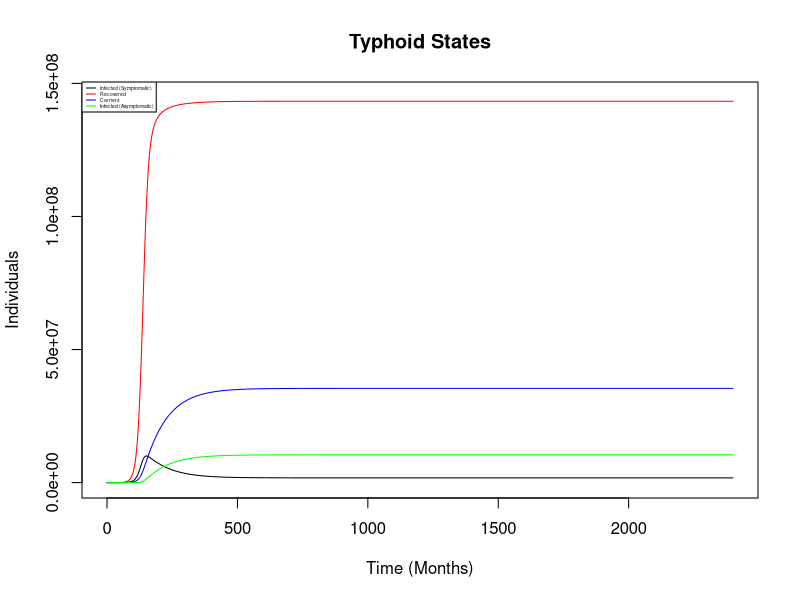
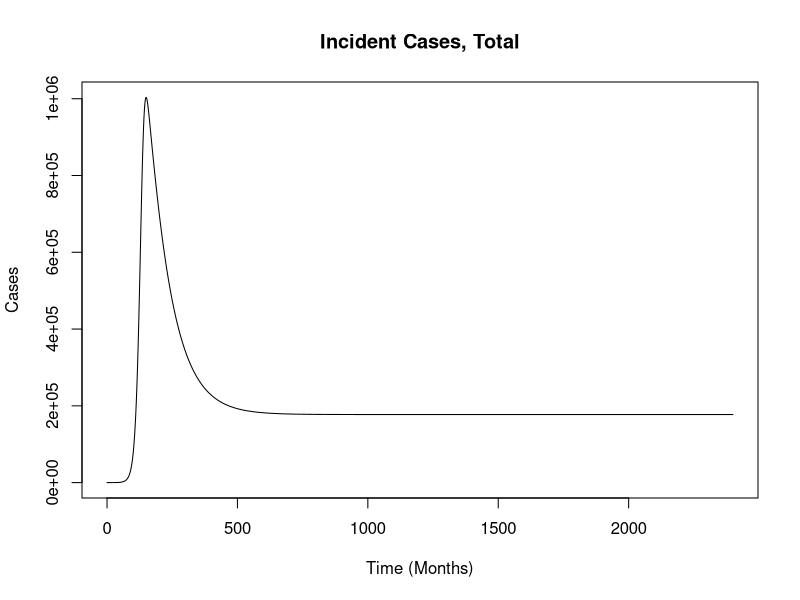
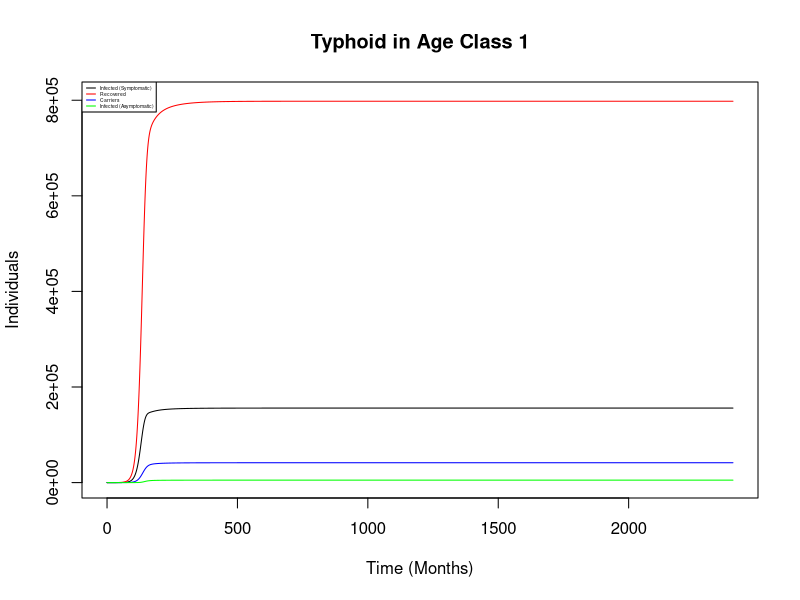
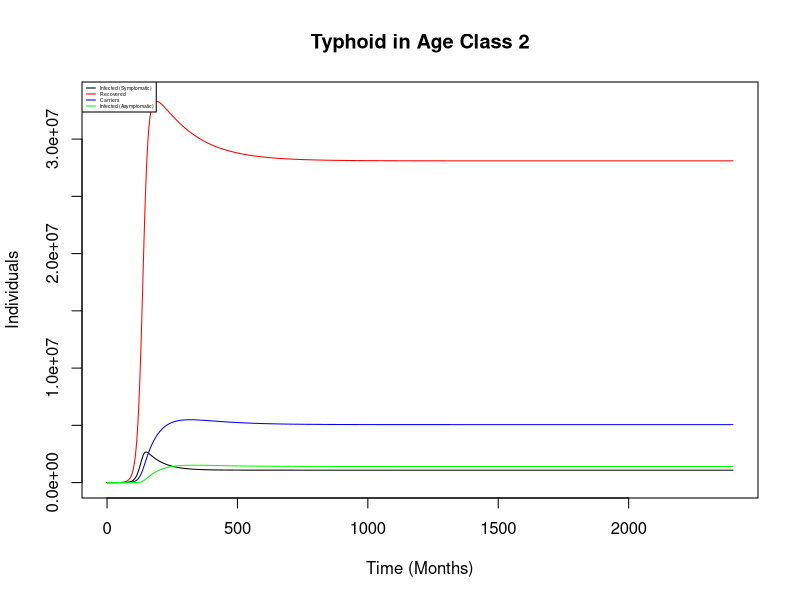
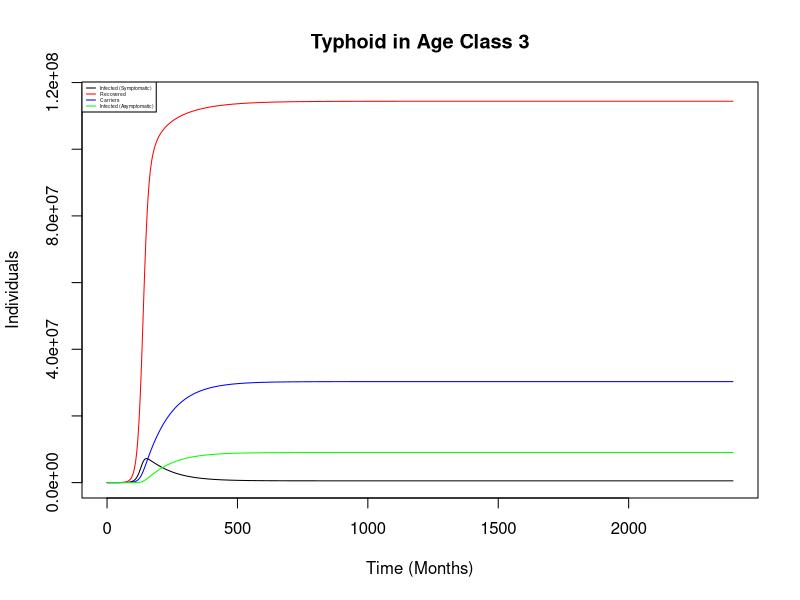
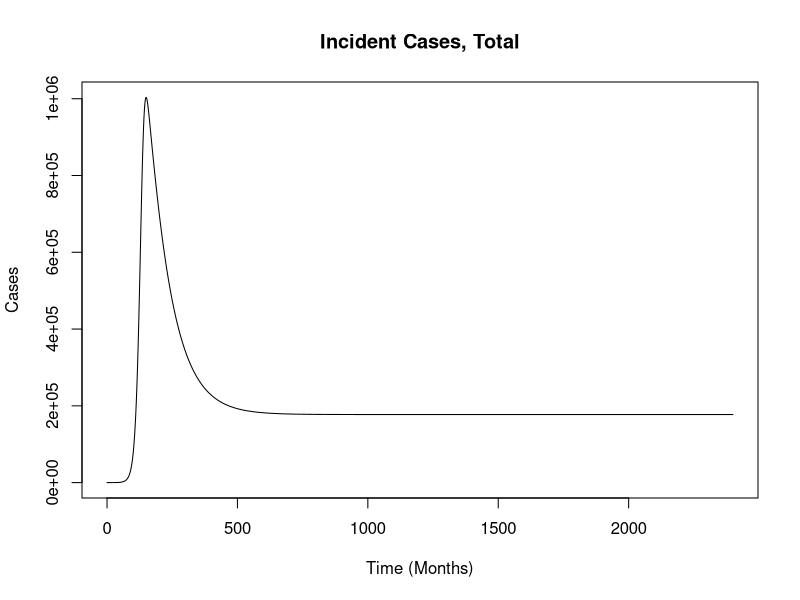
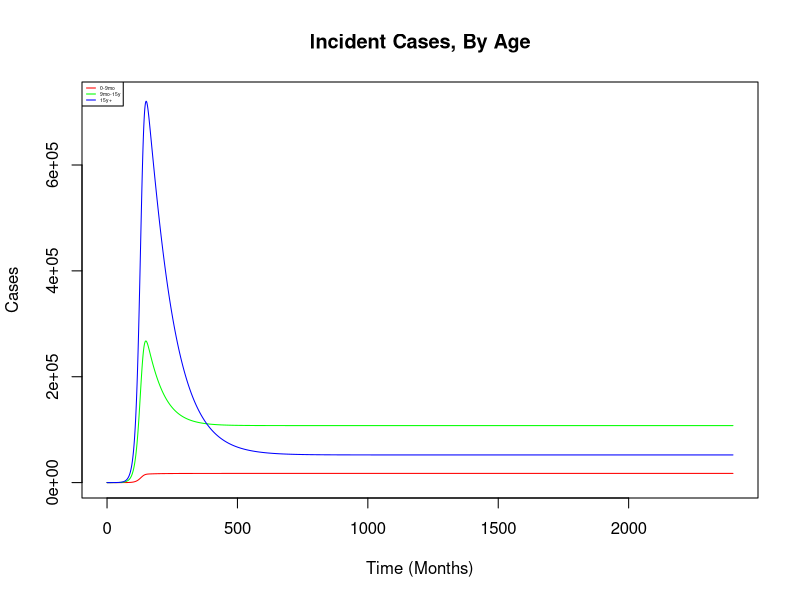
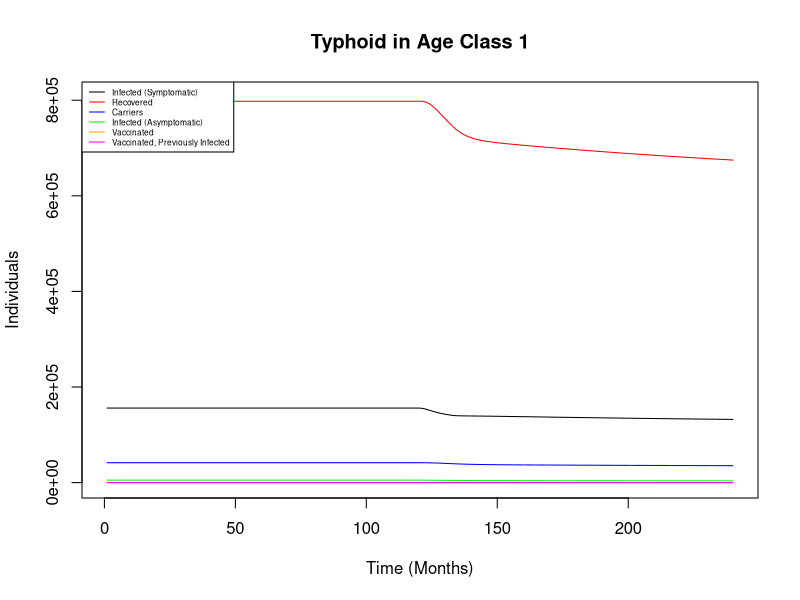

Source code (R) for these figures, in order: (Note: this script raises an error after producing the figures.)
library(deSolve)

######################## Typhoid model (no age structure, no vaccination)  ########################

typhoid_model <- function(times,yinit,pars){
  
  with(as.list(c(yinit,pars)), {
    # We need to run the model for a "burn-in period" of 200 years 
    # to get the "equilibrium" number of people in each state

    # get total population
    N = sum(yinit)
    
    # define demographic parameters 
    births <- mu_0*N
    die <- mu_0
    
    # Calculate force of infection vector
    lambda<- beta_0*sum(I_S, r_a*I_A, r_c*C) # =(I_S + r_a*I_A + r_C*I_C) 
    
    #differential equations
    # Susceptibles
    dS <- births - lambda*S - die*S 
    # Infecteds
    dI_S <- lambda*S - delta*I_S - die*I_S
    # Recovereds
    dR <- delta*(1-theta)*I_S + delta*I_A - w*R - die*R
    # Carriers
    dC <- delta*theta*I_S - die*C
    # Susceptible -- Previously Infected
    dS_R <- w*R - lambda*S_R - die*S_R
    # Infected -- Previously Infected (Asymptomatic)
    dI_A <- lambda*S_R - delta*I_A - die*I_A

    return(list(c(dS, dI_S, dR, dC, dS_R, dI_A)))})	
  
}
	
################## Setting Parameters ##################

#Demographic parameters (times in months)
pop0<- 1.35e9 # population size
mu_0 = 0.0015  # birth rate = death rate

#Transmission Parameter
beta_0 = .75e-9 # baseline transmission rate

#Infection parameters
delta = 1 #1/duration of infectiousness
theta = .03 # proportion of infected who become carriers
r_c = .25 # relative infectiousness of chronic carriers
r_a = .33 # relative infectiousness of asymptomatic (subsequent) infections
w = 1/12 # 1/duration of immunity from natural infection (rate at which immunity wanes after infection)
rep = 0.1 # probability of symptomatic disease (first infections)

# Save the parameter values
pars <- cbind(mu_0, beta_0, delta, theta, r_c, r_a, w)

############### Setting Time Frame ####################

start_burnin = 0 # start date
end_burnin = 200*12 #NOTE: time is in months. Set to 100 for burn-in, and extend to run longer
times_burnin <- seq(start_burnin, end_burnin, by = 1) # gives a sequence from start to end in increments of 1

############ Setting Initial Conditions ###############

init_prev <- .0000001   #initial prevalence (assume epidemic begins with very low prevalence)

# Create Matrix of Initial State Variables: 6 Disease Compartments
yinit_in <- c(S =(1-init_prev)*pop0, # assume everyone except those infected are susceptible to begin with
              I_S = init_prev*pop0, 
              R=0, 
              C=0, 
              S_R=0, 
              I_A=0)

############# Running The Model ####################

results <- as.data.frame(ode(y=yinit_in, times=times_burnin, func=typhoid_model, parms=pars, method='rk4'))

## calculate incident cases

# Calculate the incidence rate of new infections (aka the "force of infection")
incidence_rate_lambda = beta_0*(results[,'I_S'] + r_a*results[,'I_A'] + r_c*results[,'C'])

# Calculate the number of new cases at each time point 
incidence_total = rep*results[,'S']*incidence_rate_lambda

############# Plotting Results ######################

## State Variable Plots for Each Age Group ##
plot(times_burnin, results$I_S, type= "l", col = 'black',ylab="Individuals",xlab="Time (Months)", main = "Typhoid States", ylim=c(0,1.01*max(results$I_S,results$R,results$C,results$I_A)))
lines(times_burnin, results$R, col = 'red')
lines(times_burnin, results$C, col = 'blue' )
lines(times_burnin, results$I_A, col = 'green')
#lines(times_burnin, results$S, col = 'orange')

legend("topleft",legend=c("Infected (Symptomatic)","Recovered","Carriers","Infected (Asymptomatic)"), 
       col=c("black","red","blue","green"),
       lty=1, ncol=1, cex =.3, pt.cex = 1)

## Incidence Plot ##
plot(times_burnin, incidence_total,type= "l", col='black', ylab="Cases",xlab="Time (Months)",main="Incident Cases, Total")

############ Question 3 ##############

## Incidence rate calculation
## rate per 100,000 is calculated as (cases/population)*100,000

# Get annual incidence rate (per 100K people) at end of burn-in period 
incidence =12*sum(incidence_total[end_burnin])/pop0*1e5
print(incidence)

######################## Typhoid age model (age structure, no vaccination)  ########################

typhoid_age_model <- function(times,yinit,pars){
  
  with(as.list(c(yinit,pars)), {
    # We need to run the model for a "burn-in period" of 100 years 
    # to get the "equilibrium" number of people in each state
    
    # get total population
    N = sum(yinit)
    
    # Define each model state as a vector of states for each age group
    S = c(S1, S2, S3)
    I_S = c(I_S1, I_S2, I_S3)
    R = c(R1, R2, R3)
    C = c(C1, C2, C3)
    S_R = c(S_R1, S_R2, S_R3)
    I_A = c(I_A1, I_A2, I_A3)
    
    # put demographic parameters into vectors for easier calculation
    births <- c(mu_0*N, 0, 0)
    age_in <- c(0, mu_1, mu_2) #demographic in-flow vector for non-susceptible states (multiplies by age group below)
    age_out = c(mu_1 ,mu_2, 0) #demographic outflow vector for all states
    die <- mu_3
    
    # Calculate force of infection vector
    lambda<- beta_0*sum(I_S, r_a*I_A, r_c*C)
    
    #differential equations
    # Susceptibles
    dS <- births - lambda*S  + age_in*c(0,S[1],S[2]) - age_out*S - die*S 
    # Infecteds
    dI_S <- lambda*S - delta*I_S + age_in*c(0,I_S[1],I_S[2]) - age_out*I_S - die*I_S
    # Recovereds
    dR <- delta*(1-theta)*I_S + delta*I_A - w*R + age_in*c(0,R[1],R[2]) - age_out*R - die*R
    # Carriers
    dC <- delta*theta*I_S  + age_in*c(0,C[1],C[2]) - age_out*C - die*C
    # Susceptible -- Previously Infected
    dS_R <- w*R - lambda*S_R + age_in*c(0,S_R[1],S_R[2]) - age_out*S_R - die*S_R
    # Infected -- Previously Infected (Asymptomatic)
    dI_A <- lambda*S_R - delta*I_A + age_in*c(0,I_A[1],I_A[2]) - age_out*I_A - die*I_A
    
    return(list(c(dS, dI_S, dR, dC, dS_R, dI_A)))})	
  
}

## Additional demographic parameters (times in months)
pop_dist <- c(.1,.3,.6)  #initial population age distribution (this will also equilibrate during the burn-in period)

mu_0 = 0.0015  # Birth rate
mu_1 = 1/9   # Rate at which people age out of first age class/into second age class
mu_2 = 1/(14.25*12) # Rate at which people age out of second age class/into third age class
mu_3 = mu_0   # set death rate equal to birth rate to keep population constant

# Save the parameter values
pars_age <- cbind(mu_0, mu_1, mu_2, mu_3, beta_0, delta, theta, r_c, r_a, w)

## Initial Conditions 

# Create Matrix of Initial State Variables: 3 Age Groups, 6 Disease Compartments
yinit_in <- c(S =(1-init_prev)*pop0*pop_dist, # assume everyone except those infected are susceptible to begin with
              I_S = init_prev*pop0*pop_dist, 
              R=rep(0,3), 
              C=rep(0,3), 
              S_R=rep(0,3), 
              I_A=rep(0,3))

############# Running The Model ####################

results <- as.data.frame(ode(y=yinit_in, times=times_burnin, func=typhoid_age_model, parms=pars_age,
	method='rk4'))

## calculate total and age-specific incident cases

# Calculate the incidence rate of new infections (aka the "force of infection")
incidence_rate_lambda = beta_0*(rowSums(results[,c('I_S1','I_S2','I_S3')]) + 
                                  r_a*rowSums(results[,c('I_A1','I_A2','I_A3')])+
                                  r_c*rowSums(results[,c('C1','C2','C3')]))

# Calculate the number of new cases at each time point overall and for each age group
incidence_total = rep*rowSums(results[,c('S1','S2','S3')])*incidence_rate_lambda

incidence1 = rep*results$S1*incidence_rate_lambda
incidence2 = rep*results$S2*incidence_rate_lambda
incidence3 = rep*results$S3*incidence_rate_lambda


############# Plotting Results ######################

## State Variable Plots for Each Age Group ##
plot(times_burnin, results$I_S1, type= "l", col = 'black',ylab="Individuals",
     xlab="Time (Months)", main = "Typhoid in Age Class 1", 
     ylim=c(0,1.01*max(results$I_S1,results$R1,results$C1,results$I_A1)))
lines(times_burnin, results$R1, col = 'red')
lines(times_burnin, results$C1, col = 'blue' )
lines(times_burnin, results$I_A1, col = 'green')
legend("topleft",legend=c("Infected (Symptomatic)","Recovered","Carriers","Infected (Asymptomatic)"), 
       col=c("black","red","blue","green"),
       lty=1, ncol=1, cex =.3, pt.cex = 1)

plot(times_burnin, results$I_S2, type= "l", col = 'black',ylab="Individuals",
     xlab="Time (Months)", main = "Typhoid in Age Class 2", 
     ylim=c(0,1.01*max(results$I_S2,results$R2,results$C2,results$I_A2)))
lines(times_burnin, results$R2, col = 'red')
lines(times_burnin, results$C2, col = 'blue' )
lines(times_burnin, results$I_A2, col = 'green')
legend("topleft",legend=c("Infected (Symptomatic)","Recovered","Carriers","Infected (Asymptomatic)"), 
       col=c("black","red","blue","green"),
       lty=1, ncol=1, cex =.3, pt.cex = 1)

plot(times_burnin, results$I_S3, type= "l", col = 'black',ylab="Individuals",
     xlab="Time (Months)", main = "Typhoid in Age Class 3", 
     ylim=c(0,1.01*max(results$I_S3,results$R3,results$C3,results$I_A3)))
lines(times_burnin, results$R3, col = 'red')
lines(times_burnin, results$C3, col = 'blue' )
lines(times_burnin, results$I_A3, col = 'green')
legend("topleft",legend=c("Infected (Symptomatic)","Recovered","Carriers","Infected (Asymptomatic)"), 
       col=c("black","red","blue","green"),
       lty=1, ncol=1, cex =.3, pt.cex = 1)

## Incidence Plots ##
plot(times_burnin, incidence_total,type= "l", col='black', ylab="Cases",xlab="Time (Months)",
     main="Incident Cases, Total")

plot(times_burnin, incidence1, type= "l", col='red', ylab="Cases",xlab="Time (Months)",
     main="Incident Cases, By Age", ylim=c(0,1.01*max(incidence1,incidence2,incidence3)))
lines(times_burnin, incidence2, col='green')
lines(times_burnin, incidence3, col='blue')
legend("topleft",legend=c("0-9mo","9mo-15y","15y+"), 
       col=c("red","green","blue"),
       lty=1, ncol=1, cex =.3, pt.cex = 1)

############ Question 4 ##############

## Incidence rate calculation
## rate per 100,000 is calculated as (cases/population)*100,000

# Get incidence at end of burn-in period (annual incidence ~ 12 months/year * monthly incidence)
incidence = 12*incidence_total[end_burnin]/pop0*1e5

# Average age of infection: age-group midpoint age * weight, weight = incident cases in age group/total incident cases
Avg_AoI = (.375*incidence1[end_burnin] + 7.5*incidence2[end_burnin] + (68.5/2)*incidence3[end_burnin])/incidence_total[end_burnin]

print(incidence)
print(Avg_AoI)

######################## Question 5 ################################

######################## Typhoid Vaccine model  ########################

typhoid_vaccine_model <- function(times,yinit,pars){
  
  with(as.list(c(yinit,pars)), {
    # Initialize the model with the equilibrium state variables (at the end of the burn-in period)
    # Run the model for 10 years to get the "no vaccination" number of people in each state
    # Run the model for another 10 years with different vaccine coverage levels for different age classes
    
    # get total population
    N = sum(yinit)
    
    #set up vaccination vector
    if(times<10*12){
      kr = 0
      kc = 0
    } else {
      if(times<11*12) { #vaccination campaign is implemented over the first year
        kr = cov_routine
        kc = cov_campaign
      }
      else { #routine vaccination continues until end of the simulation
        kr = cov_routine
        kc = 0
      }
    }
    
    # Define each model state as a vector of states for each age group
    S = c(S1, S2, S3)
    I_S = c(I_S1, I_S2, I_S3)
    R = c(R1, R2, R3)
    C = c(C1, C2, C3)
    S_R = c(S_R1, S_R2, S_R3)
    I_A = c(I_A1, I_A2, I_A3)
    V_1= c(V_11, V_12, V_13)
    V_2 = c(V_21, V_22, V_23)
    
    # put demographic parameters into vectors for easier calculation
    births <- c(mu_0*N, 0, 0)
    age_in <- c(0, mu_1, mu_2) #demographic in-flow vector for non-susceptible states (multiplies by age group below)
    age_out = c(mu_1 ,mu_2, 0) #demographic outflow vector for all states
    die <- mu_3
    
    # Calculate force of infection vector
    lambda<- beta_0*sum(I_S, r_a*I_A, r_c*C)
    
    #differential equations
    # Susceptibles
    dS <- births - lambda*S  + w_v*V_1 + age_in*c(1,(1-kr*ve),1)*c(0,S[1],S[2]) - c(0,kc*ve,0)*S - age_out*S - die*S 
    # Infecteds
    dI_S <- lambda*S - delta*I_S + age_in*c(0,I_S[1],I_S[2]) - age_out*I_S - die*I_S
    # Recovereds
    dR <- delta*(1-theta)*I_S + delta*I_A - w*R + age_in*c(1,(1-kr*ve),1)*c(0,R[1],R[2]) - c(0,kc*ve,0)*R - age_out*R - die*R
    # Carriers
    dC <- delta*theta*I_S  + age_in*c(0,C[1],C[2]) - age_out*C - die*C
    # Susceptible -- Previously Infected
    dS_R <- w*R - lambda*S_R + w_v*V_2 + age_in*c(1,(1-kr*ve),1)*c(0,S_R[1],S_R[2]) - c(0,kc*ve,0)*S_R - age_out*S_R - die*S_R
    # Infected -- Previously Infected (Asymptomatic)
    dI_A <- lambda*S_R - delta*I_A + age_in*c(0,I_A[1],I_A[2]) - age_out*I_A - die*I_A
    # Vaccinated -- Never Infected
    dV_1 <- age_in*c(0,kr*ve,0)*c(0,S[1],S[2]) + c(0,kc*ve,0)*S - w_v*V_1 + age_in*c(0,V_1[1],V_1[2]) - age_out*V_1 - die*V_1
    # Vaccinated -- Previously Infected
    dV_2 <- age_in*c(0,kr*ve,0)*(c(0,S_R[1],S_R[2]) + c(0,R[1],R[2])) + c(0,kc*ve,0)*(S_R+R) - w_v*V_2 + age_in*c(0,V_2[1],V_2[2]) - age_out*V_2 - die*V_2
    
    return(list(c(dS, dI_S, dR, dC, dS_R, dI_A, dV_1, dV_2)))})	
  
}

#Vaccination parameters
cov_routine = .9   # routine vaccination coverage 
cov_campaign = .1   # catch-up coverage for second age class  
ve = .875 # Initial vaccine efficacy
w_v = 1/(15*12) # 1/duration of immunity from vaccine

# Save the parameter values
pars_vac <- cbind(mu_0, mu_1, mu_2, mu_3, beta_0, delta, theta, r_c, r_a, w, cov_routine, cov_campaign, ve, w_v)

## Set Time Frame 

start_time = 1 # start date
vac_time = 10*12 # date of vaccine introduction
end_time = 20*12 # end date
times <- seq(start_time, end_time, by = 1) # gives a sequence from start to end in increments of 1

## Initial Conditions 
# Create Matrix of Initial State Variables: 3 Age Groups, 8 Disease Compartments
# Initialize the model with the values of the state variables at the end of the burn-in period
yinit_vac <- c(S = c(results$S1[end_burnin], results$S2[end_burnin], results$S3[end_burnin]),
              I_S = c(results$I_S1[end_burnin], results$I_S2[end_burnin], results$I_S3[end_burnin]), 
              R=c(results$R1[end_burnin], results$R2[end_burnin], results$R3[end_burnin]), 
              C=c(results$C1[end_burnin], results$C2[end_burnin], results$C3[end_burnin]), 
              S_R=c(results$S_R1[end_burnin], results$S_R2[end_burnin], results$S_R3[end_burnin]), 
              I_A=c(results$I_A1[end_burnin], results$I_A2[end_burnin], results$I_A3[end_burnin]),
              V_1=rep(0,3),
              V_2=rep(0,3))

## Run The Model 

results_vacRC <- as.data.frame(ode(y=yinit_vac, times=times, func=typhoid_vaccine_model, parms=pars_vac,
                             method='rk4'))

## calculate total and age-specific incident cases

# Calculate the incidence rate of new infections (aka the "force of infection")
incidence_rate_lambda_vacRC = beta_0*(rowSums(results_vacRC[,c('I_S1','I_S2','I_S3')]) + 
                                  r_a*rowSums(results_vacRC[,c('I_A1','I_A2','I_A3')])+
                                  r_c*rowSums(results_vacRC[,c('C1','C2','C3')]))

# Calculate the number of new cases at each time point overall and for each age group
incidence_total_vacRC = rep*rowSums(results_vacRC[,c('S1','S2','S3')])*incidence_rate_lambda_vacRC
incidence1_vacRC = rep*results_vacRC$S1*incidence_rate_lambda_vacRC
incidence2_vacRC = rep*results_vacRC$S2*incidence_rate_lambda_vacRC
incidence3_vacRC = rep*results_vacRC$S3*incidence_rate_lambda_vacRC


## Plotting Results ##

## State Variable Plots for Each Age Group ##
plot(times, results_vacRC$I_S1, type= "l", col = 'black',ylab="Individuals",
     xlab="Time (Months)", main = "Typhoid in Age Class 1", 
     ylim=c(0,1.01*max(results_vacRC$I_S1,results_vacRC$R1,results_vacRC$C1,results_vacRC$I_A1,results_vacRC$V_11,results_vacRC$V_21)))
lines(times, results_vacRC$R1, col = 'red')
lines(times, results_vacRC$C1, col = 'blue' )
lines(times, results_vacRC$I_A1, col = 'green')
lines(times, results_vacRC$V_11, col = 'orange')
lines(times, results_vacRC$V_21, col = 'magenta' )
legend("topleft",legend=c("Infected (Symptomatic)","Recovered","Carriers","Infected (Asymptomatic)",
                          "Vaccinated", "Vaccinated, Previously Infected"), 
       col=c("black","red","blue","green","orange","magenta"),
       lty=1, ncol=1, cex =.5, pt.cex = 1)

plot(times, results_vacRC$I_S2, type= "l", col = 'black',ylab="Individuals",
     xlab="Time (Months)", main = "Typhoid in Age Class 2", 
     ylim=c(0,1.01*max(results_vacRC$I_S2,results_vacRC$R2,results_vacRC$C2,results_vacRC$I_A2,results_vacRC$V_12,results_vacRC$V_22)))
lines(times, results_vacRC$R2, col = 'red')
lines(times, results_vacRC$C2, col = 'blue' )
lines(times, results_vacRC$I_A2, col = 'green')
lines(times, results_vacRC$V_12, col = 'orange')
lines(times, results_vacRC$V_22, col = 'magenta' )
legend("topleft",legend=c("Infected (Symptomatic)","Recovered","Carriers","Infected (Asymptomatic)",
                          "Vaccinated", "Vaccinated, Previously Infected"), 
       col=c("black","red","blue","green","orange","magenta"),
       lty=1, ncol=1, cex =.5, pt.cex = 1)

plot(times, results_vacRC$I_S3, type= "l", col = 'black',ylab="Individuals",
     xlab="Time (Months)", main = "Typhoid in Age Class 3", 
     ylim=c(0,1.01*max(results_vacRC$I_S3,results_vacRC$R3,results_vacRC$C3,results_vacRC$I_A3,results_vacRC$V_13,results_vacRC$V_23)))
lines(times, results_vacRC$R3, col = 'red')
lines(times, results_vacRC$C3, col = 'blue' )
lines(times, results_vacRC$I_A3, col = 'green')
lines(times, results_vacRC$V_13, col = 'orange')
lines(times, results_vacRC$V_23, col = 'magenta' )
legend("topleft",legend=c("Infected (Symptomatic)","Recovered","Carriers","Infected (Asymptomatic)",
                          "Vaccinated", "Vaccinated, Previously Infected"), 
       col=c("black","red","blue","green","orange","magenta"),
       lty=1, ncol=1, cex =.5, pt.cex = 1)

## Incidence Plots ##
plot(times, incidence_total_RC,type= "l", col='black', ylab="Cases",xlab="Time (Months)",
     main="Incident Cases, Total",
     ylim=c(0,1.01*max(incidence_total_RC)))



############ Question 6 ##############

# Probabilities
pr_inpat = 0.04  # probability of inpatient (hospitalization)
pr_outpat = 0.66 # probability of outpatient treatment
pr_no_treat = 0.30
pr_death_inpat = 0.05
pr_death_outpat = 0.005
pr_death_notreat = 0.01

# Calculate total symptomatic cases over 10 year period for:
# 1) No vaccination
# 2) Routine vaccination at 9 months
# 3) Routine vaccination plus catch up

#### No vaccination ###

#Vaccination coverage
cov_routine = 0  # routine vaccination coverage 
cov_campaign = 0  # catch-up coverage for second age class  

# Save the parameter values
pars_vac <- cbind(mu_0, mu_1, mu_2, mu_3, beta_0, delta, theta, r_c, r_a, w, cov_routine, cov_campaign, ve, w_v)

## Set Time Frame 
start_time = 1 # start date
vac_time = 10*12 # date of vaccine introduction
end_time = 20*12 # end date
times <- seq(start_time, end_time, by = 1) # gives a sequence from start to end in increments of 1

## Run The Model 
results_NoVac <- as.data.frame(ode(y=yinit_vac, times=times, func=typhoid_vaccine_model, parms=pars_vac,
                                   method='rk4'))

## calculate total and age-specific incident cases

incidence_rate_lambda_NoVac = beta_0*(rowSums(results_NoVac[,c('I_S1','I_S2','I_S3')]) + 
                                     r_a*rowSums(results_NoVac[,c('I_A1','I_A2','I_A3')])+
                                     r_c*rowSums(results_NoVac[,c('C1','C2','C3')]))

incidence_total_NoVac = rep*rowSums(results_NoVac[,c('S1','S2','S3')])*incidence_rate_lambda_NoVac
incidence1_NoVac = rep*results_NoVac$S1*incidence_rate_lambda_NoVac
incidence2_NoVac = rep*results_NoVac$S2*incidence_rate_lambda_NoVac
incidence3_NoVac = rep*results_NoVac$S3*incidence_rate_lambda_NoVac

## Calculate the total number of cases, hospitalizations, and deaths
Cases_NoVac = sum(incidence_total_NoVac[vac_time:end_time])
Hospitalizations_NoVac = Cases_NoVac*pr_inpat
Deaths_NoVac = Cases_NoVac*(pr_inpat*pr_death_inpat + pr_outpat*pr_death_outpat + pr_no_treat*pr_death_notreat)
  
#### Routine vaccination ###

#Vaccination coverage
cov_routine = 0.9  # routine vaccination coverage 
cov_campaign = 0  # catch-up coverage for second age class  

# Save the parameter values
pars_vac <- cbind(mu_0, mu_1, mu_2, mu_3, beta_0, delta, theta, r_c, r_a, w, cov_routine, cov_campaign, ve, w_v)

## Set Time Frame 
start_time = 1 # start date
vac_time = 10*12 # date of vaccine introduction
end_time = 20*12 # end date
times <- seq(start_time, end_time, by = 1) # gives a sequence from start to end in increments of 1

## Run The Model 
results_vacR0 <- as.data.frame(ode(y=yinit_vac, times=times, func=typhoid_vaccine_model, parms=pars_vac,
                                   method='rk4'))

## calculate total and age-specific incident cases

incidence_rate_lambda_vacR0 = beta_0*(rowSums(results_vacR0[,c('I_S1','I_S2','I_S3')]) + 
                                        r_a*rowSums(results_vacR0[,c('I_A1','I_A2','I_A3')])+
                                        r_c*rowSums(results_vacR0[,c('C1','C2','C3')]))

incidence_total_vacR0 = rep*rowSums(results_vacR0[,c('S1','S2','S3')])*incidence_rate_lambda_vacR0
incidence1_vacR0 = rep*results_vacR0$S1*incidence_rate_lambda_vacR0
incidence2_vacR0 = rep*results_vacR0$S2*incidence_rate_lambda_vacR0
incidence3_vacR0 = rep*results_vacR0$S3*incidence_rate_lambda_vacR0

## Calculate the total number of cases, hospitalizations, and deaths
Cases_vacR0=sum(incidence_total_vacR0[vac_time:end_time])
Hospitalizations_vacR0 = Cases_vacR0*pr_inpat
Deaths_vacR0 = Cases_vacR0*(pr_inpat*pr_death_inpat + pr_outpat*pr_death_outpat + pr_no_treat*pr_death_notreat)

#### Routine vaccination + catch-up campaign ###

## (See Question 5)

## Calculate the total number of cases, hospitalizations, and deaths
Cases_vacRC=sum(incidence_total_vacRC[vac_time:end_time])
Hospitalizations_vacRC = Cases_vacRC*pr_inpat
Deaths_vacRC = Cases_vacRC*(pr_inpat*pr_death_inpat + pr_outpat*pr_death_outpat + pr_no_treat*pr_death_notreat)

### Routine vaccination results ###

# Cases averted:
CasesAverted_Routine = Cases_NoVac - Cases_vacR0
# Hospitalizations averted:
HospAverted_Routine = Hospitalizations_NoVac - Hospitalizations_vacR0
# Deaths Averted
DeathsAverted_Routine = Deaths_NoVac - Deaths_vacR0

print(CasesAverted_Routine)
print(HospAverted_Routine)
print(DeathsAverted_Routine)

### Routine vaccination + catch-up results ###

# Cases averted:
CasesAverted_Camp = Cases_NoVac - Cases_vacRC
# Hospitalizations averted:
HospAverted_Camp = Hospitalizations_NoVac - Hospitalizations_vacRC
# Deaths Averted
DeathsAverted_Camp = Deaths_NoVac - Deaths_vacRC

print(CasesAverted_Camp)
print(HospAverted_Camp)
print(DeathsAverted_Camp)


############ Question 7 ##############

# Calculate number of people vaccinated in each scenario
# use same runs as in question 4

# Routine: infants are vaccinated as they age from age class 1 to age class 2
# vacc doses = sum of (aging rate from age class 1 to class 2 * vax coverage * (S + S_R + R + C + I_A)),
# with the last two states representing "wasted" doses
cov_routine = .9
Doses_vacR0 = sum(mu_1*cov_routine*results_vacR0[vac_time:end_time,c('S1','S_R1','R1','C1','I_A1')])
print(Doses_vacR0)

# Campaign: For first year, people in the second age class in all states except I_S are
# vaccinated each month from  at rate cov_campaign
# sum of (aging rate from class 1 to class 2 * vax coverage * vax efficacy* age class 1 ( S + S_R + R)) over 10 years
# + sum of vaccination rate * age class 2 ( S + S_R + R)
cov_routine = .9
cov_campaign = .1
Doses_Routine = sum(mu_1*cov_routine*results_vacRC[vac_time:end_time,c('S1','S_R1','R1','C1','I_A1')]) 
Doses_Campaign = sum(cov_campaign*results_vacRC[vac_time:(vac_time+11),c('S2','S_R2','R2','C2','I_A2')])
Doses_vacRC = Doses_Routine + Doses_Campaign
print(Doses_vacRC)


############ Question 8 ##############

# Calculate ICERs for different strategy pairs

# Routine vaccination vs no vaccination
# Calculate Cost of Routine - Cost of No vaccination = net cost
# Calculate DALYs with no vaccination -DALYs with Routine vaccination = DALYs averted (net benefit)

# Costs
cost_vacc_rout = 1.50 + .22 + 1.50  # routine vaccine 
cost_vacc_camp = 1.50 + .22 + .40 # campaign vaccine
cost_in_trt = 100  # inpatient treatment
cost_out_trt = 2.50 # outpatient treatment

# DALY info 
daly_wt = 0.13
dur_inf = 16/365
life_exp = 68.5
life_exp_lost = c(life_exp-.375,life_exp-7.5,life_exp-(68.5/2)) #life expectancy at death for each age group


### Costs of each strategy ###

# Cost of No vacc = 0 vaccine costs + cost of inpatient treatment * number of hospitalizations + cost of outpatient treatment * number outpatient treated
Cost_NoVac = cost_in_trt*Hospitalizations_NoVac + cost_out_trt*pr_outpat*Cases_NoVac

# Cost of Routine = Cost of Routine Vaccination * number of vaccinations + 
    # cost of inpatient treatment * number of hospitalizations + cost of outpatient treatment * number outpatient treated
Cost_vacR0 = cost_vacc_rout*Doses_vacR0 + cost_in_trt*Hospitalizations_vacR0 + cost_out_trt*pr_outpat*Cases_vacR0

# Cost of Routine + Campaign = Cost of Routine Vaccination * number of routine vaccinations + Cost of campaign vacc* number of camp vacc
# + cost of inpatient treatment * number of hospitalizations + cost of outpatient treatment * number outpatient treated
Cost_vacRC = cost_vacc_rout*Doses_Routine + cost_vacc_camp*Doses_Campaign +
  cost_in_trt*Hospitalizations_vacRC + cost_out_trt*pr_outpat*Cases_vacRC

### DALYs for each strategy ###

# DALY = YLD + YLL
# YLD (years lived with disability ) = Number of cases x duration of infection x disability weight
# YLL (years of life lost) = number of deaths*life expectancy at age of death
# # means we need to calculate separately for each age group

# DALYs for No Vacc
DALYs_NoVac=Cases_NoVac*dur_inf*daly_wt + 
  (pr_inpat*pr_death_inpat + pr_outpat*pr_death_outpat+pr_no_treat*pr_death_notreat)*
  (sum(incidence1_NoVac[vac_time:end_time])*(life_exp-.375) +
      sum(incidence2_NoVac[vac_time:end_time])*(life_exp-7.5) +
      sum(incidence3_NoVac[vac_time:end_time])*(life_exp-(68.5/2)))

# DALYs for Routine
DALYs_vacR0=Cases_vacR0*dur_inf*daly_wt + 
  (pr_inpat*pr_death_inpat + pr_outpat*pr_death_outpat+pr_no_treat*pr_death_notreat)*
  (sum(incidence1_vacR0[vac_time:end_time])*(life_exp-.375) +
     sum(incidence2_vacR0[vac_time:end_time])*(life_exp-7.5) +
     sum(incidence3_vacR0[vac_time:end_time])*(life_exp-(68.5/2)))

# DALYs for Routine vaccination + Campaign
DALYs_vacRC=Cases_vacRC*dur_inf*daly_wt + 
  (pr_inpat*pr_death_inpat + pr_outpat*pr_death_outpat+pr_no_treat*pr_death_notreat)*
  (sum(incidence1_vacRC[vac_time:end_time])*(life_exp-.375) +
     sum(incidence2_vacRC[vac_time:end_time])*(life_exp-7.5) +
     sum(incidence3_vacRC[vac_time:end_time])*(life_exp-(68.5/2)))

## part a) Routine vs No Vaccination
Routine_NoVac_ICER = (Cost_vacR0-Cost_NoVac)/(DALYs_NoVac-DALYs_vacR0)

print(Routine_NoVac_ICER)

## part b) Campaign vs No Vaccination
Camp_NoVac_ICER = (Cost_vacRC-Cost_NoVac)/(DALYs_NoVac-DALYs_vacRC)

print(Camp_NoVac_ICER)

## part c) Campaign vs Routine
Camp_Routine_ICER = (Cost_vacRC-Cost_vacR0)/(DALYs_vacR0-DALYs_vacRC)

print(Camp_Routine_ICER)
